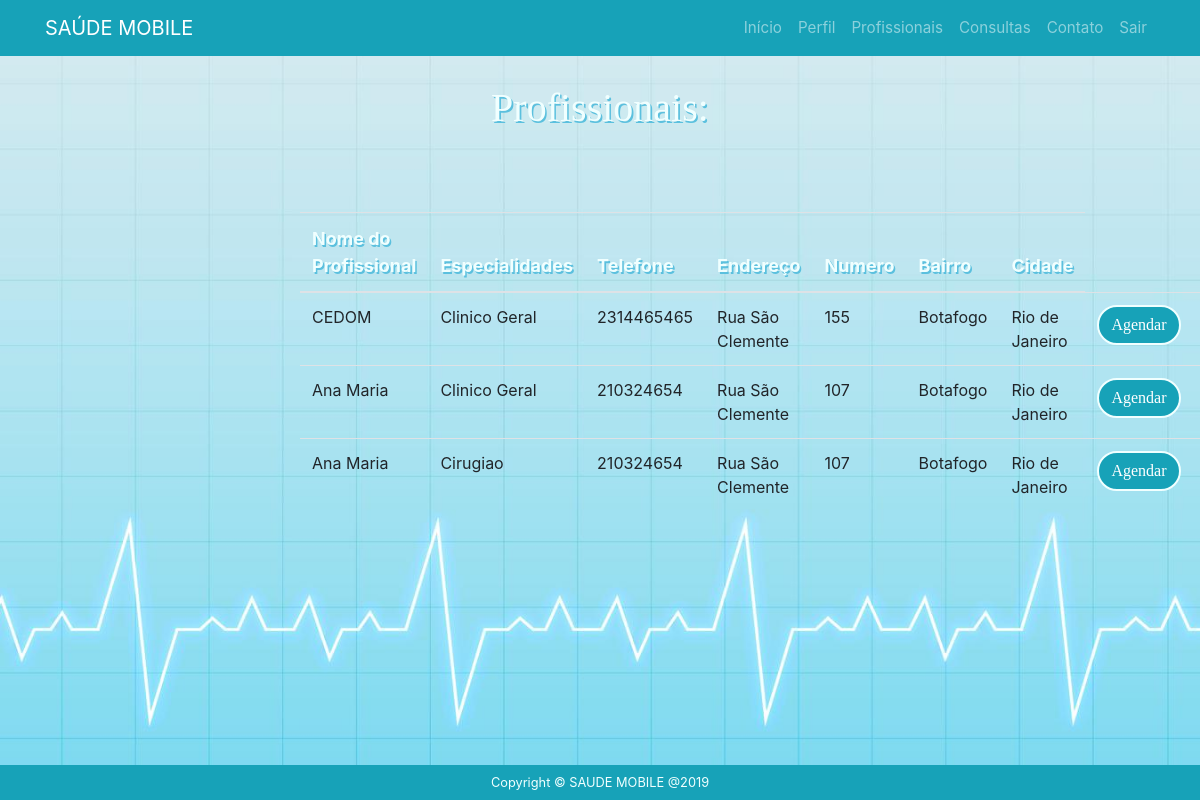
The app's page /usuario/listar-medico.php with its own data.
### tables this page shows
CREATE TABLE `especialidades` (
  `codespecialidade` int(8) NOT NULL,
  `nomeespecialidade` varchar(50) NOT NULL,
  `codmedico` int(11) DEFAULT NULL,
  `codpj` int(11) DEFAULT NULL
);

CREATE TABLE `clinicapj` (
  `codpj` int(8) NOT NULL,
  `nome` varchar(100) NOT NULL,
  `razaosocial` varchar(100) NOT NULL,
  `cnpj` varchar(18) NOT NULL,
  `email` varchar(100) NOT NULL,
  `senha` varchar(10) NOT NULL,
  `imagem` varchar(250) NOT NULL
);

CREATE TABLE `localdeatendimento` (
  `coddeatendimento` int(8) NOT NULL,
  `cep` varchar(9) NOT NULL,
  `endereco` varchar(40) NOT NULL,
  `numero` varchar(5) NOT NULL,
  `bairro` varchar(20) NOT NULL,
  `cidade` varchar(20) NOT NULL,
  `estado` varchar(20) NOT NULL,
  `telefone` varchar(13) NOT NULL,
  `celular` varchar(13) NOT NULL,
  `whatsapp` varchar(13) NOT NULL,
  `codmedico` int(8) DEFAULT NULL,
  `codpj` int(8) DEFAULT NULL
);

CREATE TABLE `medico` (
  `codmedico` int(8) NOT NULL,
  `nome` varchar(100) NOT NULL,
  `email` varchar(100) NOT NULL,
  `senha` int(10) NOT NULL,
  `cpf` varchar(15) NOT NULL,
  `identidade` varchar(13) NOT NULL,
  `datanasc` varchar(10) NOT NULL,
  `crm` varchar(14) NOT NULL,
  `sexo` varchar(10) NOT NULL,
  `imagem` varchar(250) NOT NULL
);

### usuario/listarmedico.class.php (called while the page is built, shortened)
<?php
class medico{
     public function lista(){
        $pdo = Conexao::conexao();
        $sql  = "SELECT * FROM especialidades INNER JOIN medico ON especialidades.codmedico = medico.codmedico
        INNER JOIN localdeatendimento ON localdeatendimento.codmedico = medico.codmedico;";
        $consulta = $pdo->query($sql);
        $dados = null;
        while ($linha = $consulta->fetch(PDO::FETCH_ASSOC)){
            $dados[] = array(
            "nome" => $linha['nome'],
            "nomeespecialidade" => $linha['nomeespecialidade'],
            "endereco" => $linha['endereco'],
            "numero" => $linha['numero'],
            "bairro" => $linha['bairro'],
            "cidade" => $linha['cidade'],
            "telefone" => $linha['telefone']
            );
        }
        return $dados;
    }
}

### usuario/listarclinica.class.php (called while the page is built, shortened)
<?php
class clinica{
     public function lista2(){
        $pdo = Conexao2::conexao2();
        $sql  = "SELECT * FROM especialidades INNER JOIN clinicapj ON especialidades.codpj = clinicapj.codpj
        INNER JOIN localdeatendimento ON localdeatendimento.codpj = clinicapj.codpj;";
        $consulta = $pdo->query($sql);
        $dados2 = null;
        while ($linha = $consulta->fetch(PDO::FETCH_ASSOC)){
            $dados2[] = array(
            "nome" => $linha['nome'],
            "nomeespecialidade" => $linha['nomeespecialidade'],
            "endereco" => $linha['endereco'],
            "numero" => $linha['numero'],
            "bairro" => $linha['bairro'],
            "cidade" => $linha['cidade'],
            "telefone" => $linha['telefone']
            );
        }
        return $dados2;
    }
}

### usuario/listar-medico.php (the view, shortened to what this page needs)
<?php
    require "listarmedico.class.php";
    $especialidades = new medico();
	$dados = $especialidades->lista();
?>
<?php
    require "listarclinica.class.php";
    $clinica = new clinica();
	$dados2 = $clinica->lista2();
?>
<?php include "header.php" ?>
<body>
	<div class="container-fluid listarmedico">
		<div class="row">
			<div class="col-sm-3"></div>
			<div class="col-sm-6">
				<div class="content-box-large">
		  			<div class="panel-heading">
						<div class="panel-title">
				  			<h3>Profissionais:</h3><br><br>
						</div>
					</div>
		  			<div class="panel-body">
     					<?php if($dados==null){ ?>
            			<p>Nenhum Cadastrado</p>
        				<?php } else{ ?>
		  								<div class="row">
		  									<div class="table-responsive-sm">
		  										<table class="table table-hover">
				              						<thead>
				                						<tr>
								  							<th>Nome do Profissional</th>
								  							<th>Especialidades</th>
				                  							<th>Telefone</th>
				                  							<th>Endereço</th>
				                  							<th>Numero</th>
				                  							<th>Bairro</th>
								  							<th>Cidade</th>
				                						</tr>
				              						</thead>
													<?php
								 						foreach($dados2 as $dado2 => $coluna){
															echo "<tr>";
															echo "<td>".$coluna['nome']."</td>";
															echo "<td>".$coluna['nomeespecialidade']."</td>";
															echo "<td>".$coluna['telefone']."</td>";
															echo "<td>".$coluna['endereco']."</td>";
															echo "<td>".$coluna['numero']."</td>";
															echo "<td>".$coluna['bairro']."</td>";
															echo "<td>".$coluna['cidade']."</td>";
															echo '<td><a href="agendapj-cliente.php?nomeespecialidade='.$coluna['nomeespecialidade'].  "&endereco=" . $coluna['endereco'] . "&numero=" . $coluna['numero'] . "&bairro=" . $coluna['bairro'].'"><input type="submit" class="btn btn-info agendar"  value="Agendar"/></td><td></td>';
														}
								 						foreach($dados as $dado => $coluna){
															echo "<tr>";
															echo "<td>".$coluna['nome']."</td>";
															echo "<td>".$coluna['nomeespecialidade']."</td>";
															echo "<td>".$coluna['telefone']."</td>";
															echo "<td>".$coluna['endereco']."</td>";
															echo "<td>".$coluna['numero']."</td>";
															echo "<td>".$coluna['bairro']."</td>";
															echo "<td>".$coluna['cidade']."</td>";
															echo '<td>  <a href="agendapf-cliente.php?nomeespecialidade='.$coluna['nomeespecialidade'].  "&endereco=" . $coluna['endereco'] . "&numero=" . $coluna['numero'] . "&bairro=" . $coluna['bairro'].'"><input type="submit" class="btn btn-info agendar"  value="Agendar"/></td><td></td>';
														}
													?>
													<?php } ?>
				            					</table>
		  									</div>
  										</div>
					</div>
		  		</div>
			</div>
			<div class="col-sm-3"></div>
		</div>
	</div>
</body>
  <?php include "../footer.php" ?>

### css/index.css (style rules this page uses)
.col-sm-8, .col-sm-6, .col-sm-3, .col-sm-2 { padding-top: 1.5vh; align-items: center; }
.container-fluid { padding-top: 12vh; width: 100vw; height: 100vh; background-image: url("../img/fundo.jpg"); background-size: 100% 100%; }
.container-fluid.listarmedico { padding-top: 1vh; width: 100vw; height: 100vh; background-image: url("../img/fundo.jpg"); background-size: 100% 100%; }
.container-fluid h3 { padding-top: 8vh; padding-bottom: 3vh; text-align: center; font-size: 5vh; color: azure; text-shadow: 0.2vh 0.2vh #5bc0de; font-family: 'Crete Round', serif !important; }
.btn.btn-info { display: block; margin-left: auto; margin-right: auto; width: 50%; height: 100%; border: 0.3vh solid azure; border-radius: 5vh; font-size: 2.5vh; font-family: 'Crete Round', serif !important; }
.btn.btn-info.agendar { display: block; margin-left: auto; margin-right: auto; width: 100%; height: 90%; border: 0.3vh solid azure; border-radius: 5vh; font-size: 2.0vh; font-family: 'Crete Round', serif !important; }
a { font-size: 95%; }
th { color: azure; font-size: 2.25vh; text-shadow: 0.2vh 0.2vh #5bc0de; }

### records on screen
especialidades: clinicapj.nome "CEDOM", nomeespecialidade "Clinico Geral", localdeatendimento.telefone "2314465465", localdeatendimento.endereco "Rua São Clemente", localdeatendimento.numero "155", localdeatendimento.bairro "Botafogo", localdeatendimento.cidade "Rio de Janeiro"
especialidades: medico.nome "Ana Maria", nomeespecialidade "Clinico Geral", localdeatendimento.telefone "210324654", localdeatendimento.endereco "Rua São Clemente", localdeatendimento.numero "107", localdeatendimento.bairro "Botafogo", localdeatendimento.cidade "Rio de Janeiro"
especialidades: medico.nome "Ana Maria", nomeespecialidade "Cirugiao", localdeatendimento.telefone "210324654", localdeatendimento.endereco "Rua São Clemente", localdeatendimento.numero "107", localdeatendimento.bairro "Botafogo", localdeatendimento.cidade "Rio de Janeiro"
